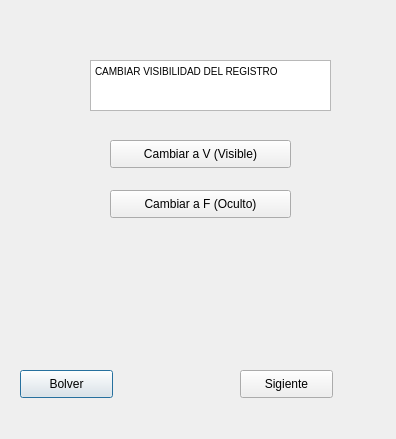
<?xml version="1.0" encoding="UTF-8"?>
<ui version="4.0">
 <class>Dialog</class>
 <widget class="QDialog" name="Dialog">
  <property name="geometry">
   <rect>
    <x>0</x>
    <y>0</y>
    <width>396</width>
    <height>439</height>
   </rect>
  </property>
  <property name="windowTitle">
   <string>Dialog</string>
  </property>
  <widget class="QPushButton" name="pushButton">
   <property name="geometry">
    <rect>
     <x>20</x>
     <y>370</y>
     <width>93</width>
     <height>28</height>
    </rect>
   </property>
   <property name="text">
    <string>Bolver</string>
   </property>
  </widget>
  <widget class="QPushButton" name="pushButton_2">
   <property name="geometry">
    <rect>
     <x>240</x>
     <y>370</y>
     <width>93</width>
     <height>28</height>
    </rect>
   </property>
   <property name="text">
    <string>Sigiente</string>
   </property>
  </widget>
  <widget class="QPushButton" name="pushButton_3">
   <property name="geometry">
    <rect>
     <x>110</x>
     <y>140</y>
     <width>181</width>
     <height>28</height>
    </rect>
   </property>
   <property name="text">
    <string>Cambiar a V (Visible)</string>
   </property>
  </widget>
  <widget class="QPushButton" name="pushButton_4">
   <property name="geometry">
    <rect>
     <x>110</x>
     <y>190</y>
     <width>181</width>
     <height>28</height>
    </rect>
   </property>
   <property name="text">
    <string>Cambiar a F (Oculto)</string>
   </property>
  </widget>
  <widget class="QTextEdit" name="textEdit">
   <property name="geometry">
    <rect>
     <x>90</x>
     <y>60</y>
     <width>241</width>
     <height>51</height>
    </rect>
   </property>
   <property name="html">
    <string>&lt;!DOCTYPE HTML PUBLIC &quot;-//W3C//DTD HTML 4.0//EN&quot; &quot;http://www.w3.org/TR/REC-html40/strict.dtd&quot;&gt;
&lt;html&gt;&lt;head&gt;&lt;meta name=&quot;qrichtext&quot; content=&quot;1&quot; /&gt;&lt;style type=&quot;text/css&quot;&gt;
p, li { white-space: pre-wrap; }
&lt;/style&gt;&lt;/head&gt;&lt;body style=&quot; font-family:'MS Shell Dlg 2'; font-size:7.8pt; font-weight:400; font-style:normal;&quot;&gt;
&lt;p style=&quot; margin-top:0px; margin-bottom:0px; margin-left:0px; margin-right:0px; -qt-block-indent:0; text-indent:0px;&quot;&gt;CAMBIAR VISIBILIDAD DEL REGISTRO&lt;/p&gt;&lt;/body&gt;&lt;/html&gt;</string>
   </property>
  </widget>
 </widget>
 <resources/>
 <connections/>
</ui>
